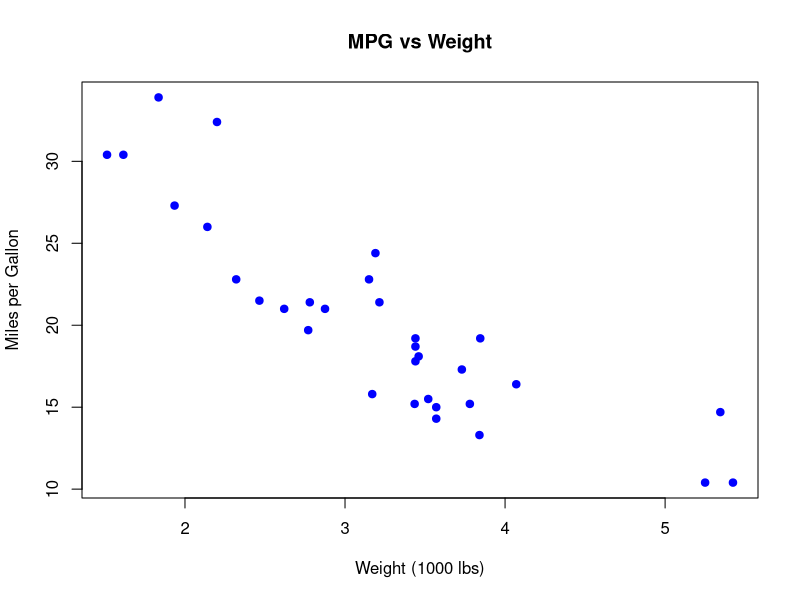
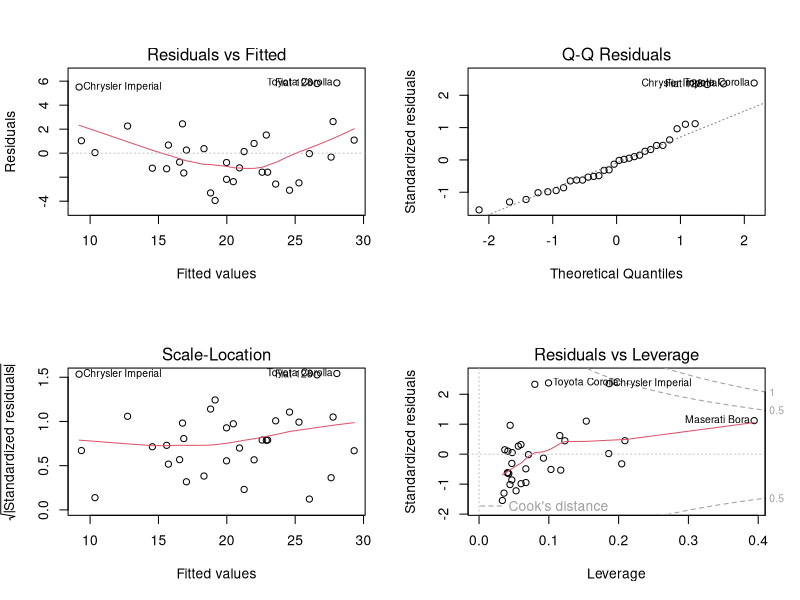

Write R code to recreate these figures, in order.
# Load the built-in mtcars dataset
data(mtcars)

# Display the first few rows
head(mtcars)

# Summary statistics
summary(mtcars)
# Check the structure
str(mtcars)
# Plot mpg (dependent variable) vs wt (independent variable)
plot(mtcars$wt, mtcars$mpg, main = "MPG vs Weight",
     xlab = "Weight (1000 lbs)", ylab = "Miles per Gallon",
     pch = 19, col = "blue")

# Fit a linear regression model
model1 <- lm(mpg ~ wt, data = mtcars)

# View the summary of the model
summary(model1)

# Multiple Linear Regression
model2 <- lm(mpg ~ wt + hp, data = mtcars)

# Model summary
summary(model2)

# Diagnostic plots
par(mfrow = c(2, 2))
plot(model2)

# Example prediction
new_data <- data.frame(wt = c(3, 2.5), hp = c(110, 90))
predicted_mpg <- predict(model2, newdata = new_data)
predicted_mpg

